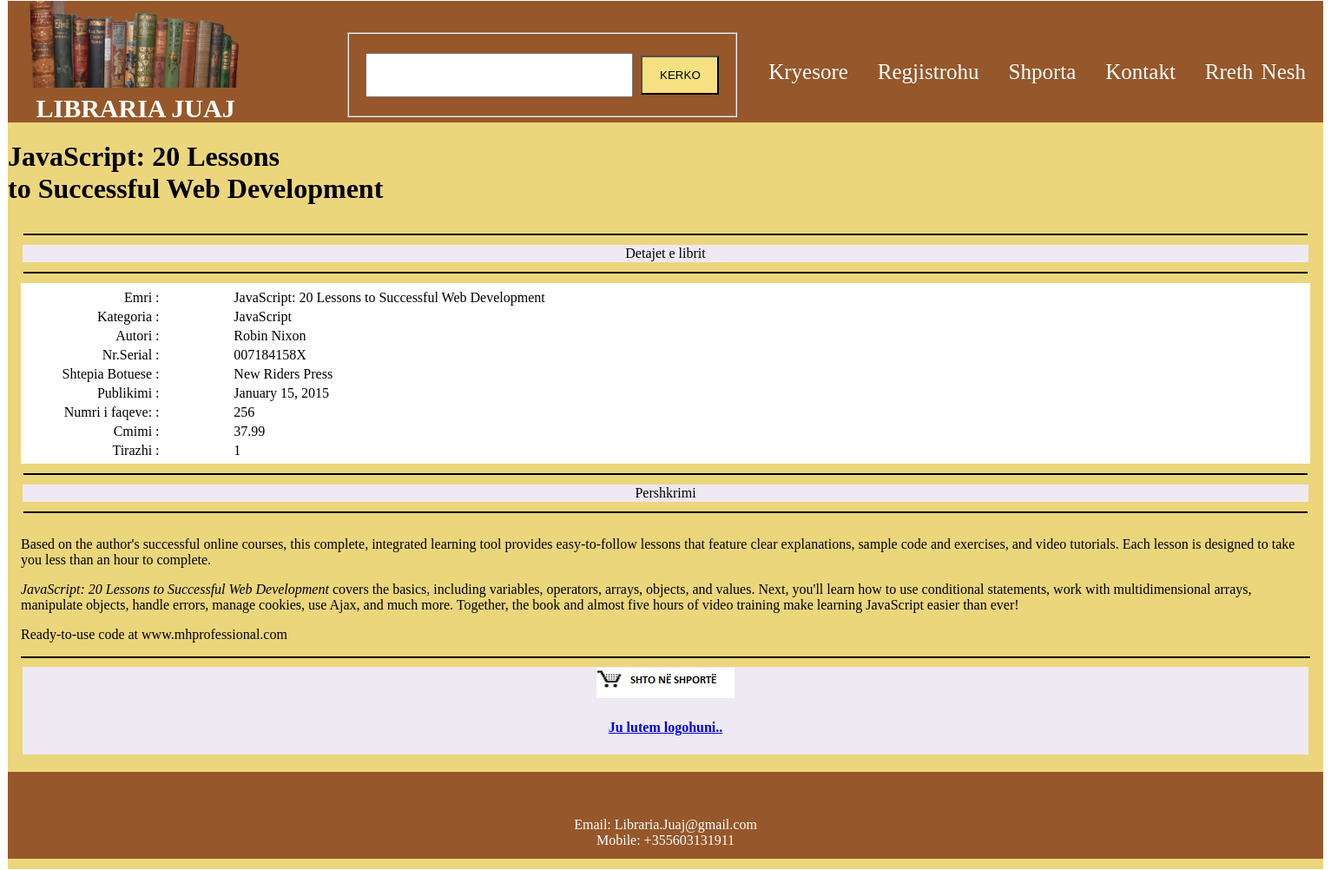
/detajet.php?id=1, run on the app's committed database.
### tables this page shows
CREATE TABLE `lib_pershkrim` (
  `Lib_ID` int(10) NOT NULL,
  `ID_Kat` int(5) NOT NULL,
  `ID_Autor` int(11) NOT NULL,
  `Nr_Seri` varchar(15) NOT NULL,
  `Titulli` varchar(100) NOT NULL,
  `Pershkrimi` varchar(8000) NOT NULL,
  `Cmimi` double(5,2) NOT NULL,
  `Botuesi` varchar(50) NOT NULL,
  `Publikimi` varchar(25) NOT NULL,
  `Tirazhi` varchar(5) NOT NULL,
  `Nr_faqeve` varchar(5) NOT NULL,
  `lib_img` blob NOT NULL
);

CREATE TABLE `lib_kat` (
  `ID_Kat` int(4) NOT NULL,
  `Kategoria` varchar(20) NOT NULL
);

CREATE TABLE `lib_autor` (
  `ID_Autor` int(11) NOT NULL,
  `Emri` varchar(15) NOT NULL,
  `Mbiemri` varchar(15) NOT NULL
);

### detajet.php (the view, shortened to what this page needs)
<?php session_start();
	require('includes/config.php');
	$id=$_GET['id'];
	$q="select lib_pershkrim.Lib_ID,lib_pershkrim.ID_Kat,lib_pershkrim.Nr_Seri,lib_pershkrim.ID_Autor,lib_pershkrim.Nr_Seri,lib_pershkrim.Titulli,lib_pershkrim.Pershkrimi,lib_pershkrim.Cmimi,lib_pershkrim.Botuesi,lib_pershkrim.Tirazhi,lib_pershkrim.Publikimi,lib_pershkrim.Nr_faqeve,lib_pershkrim.ID_Autor,lib_autor.ID_Autor,lib_autor.Emri,lib_autor.Mbiemri
	,lib_kat.ID_Kat,lib_kat.Kategoria FROM lib_pershkrim JOIN lib_kat on lib_pershkrim.ID_Kat=lib_kat.ID_Kat
	Join lib_autor ON lib_pershkrim.ID_Autor=lib_autor.ID_Autor WHERE Lib_ID=$id "
	;
	$res=mysqli_query($conn,$q) or die(mysqli_error($conn));
	$row=mysqli_fetch_assoc($res);
?>
<!DOCTYPE html >
<html >
<head>
		<?php
			include("includes/head.inc.php");
		?>
</head>
<body>
				<div id="page">
							<div id="content">
								<div class="post">
									<h1 class="title"><?php echo $row['Titulli'];?></h1>
									<div class="entry">
										<?php
											echo '	<table border="0" width="100%">
												 <tr>
													<td><hr color="black"></td>
												</tr>
												 <tr align="center" bgcolor="#EEE9F3">
													 <td>Detajet e librit</td>
												</tr>
												<tr>
													<td><hr color="black"></td>
												</tr>
											 </table>
											<table border="0"  width="100%" bgcolor="#ffffff">
												<tr>
													<td width="50%" height="100%">
														<table border="0"  width="100%" height="100%">
															<tr valign="top">
																<td align="right" width="10%">Emri</td>
																<td width="6%">: </td>
																<td align="left">'.$row['Titulli'].'</td>
															</tr>
															<tr>
															             <td align="right" width="10%">Kategoria</td>
															             <td width="6%">: </td>
															              <td align="left">'.$row['Kategoria'].'</td>
															</tr>
														<tr>
																<td align="right"> Autori</td>
																<td>: </td>
																<td align="left">'.$row['Emri'].'&nbsp;'.$row['Mbiemri'].'</td>
															</tr>
															<tr>
																<td align="right">Nr.Serial </td>
																<td>: </td>
																<td align="left">'.$row['Nr_Seri'].'</td>
															</tr>
															<tr>
																<td align="right">Shtepia Botuese </td>
																<td>: </td>
																<td align="left">'.$row['Botuesi'].'</td>
															</tr>
															<tr>
																<td align="right"> Publikimi</td>
																<td>: </td>
																<td align="left">'.$row['Publikimi'].'</td>
															</tr>
															<tr>
																<td align="right"> Numri i faqeve:</td>
																<td>: </td>
																<td align="left">'.$row['Nr_faqeve'].'</td>
															</tr>
															<tr>
																<td align="right"> Cmimi</td>
																<td>: </td>
																<td align="left">'.$row['Cmimi'].'</td>
															</tr>
															<tr>
																<td align="right"> Tirazhi</td>
																<td>: </td>
																<td align="left">'.$row['Tirazhi'].'</td>
															</tr>
														</table>
														</table>
											<table border="0" width="100%">
												 <tr>
													<td><hr color="black"></td>
												</tr>
												 <tr align="center" bgcolor="#EEE9F3">
													 <td>Pershkrimi</td>
												</tr>
												<tr>
													<td><hr color="black"></td>
												</tr>
											 </table>
											 '.$row['Pershkrimi'].'
											 <tr><td colspan=2><hr color="black"></td></tr>
											<table border="0" width="100%">
												 <tr align="center" bgcolor="#EEE9F3">';
												 if(isset($_SESSION['status']))
												 {
													echo ' <td><a href="proces_shport.php?nm='.$row['Titulli'].'&cat='.$_GET['cat'].
													'&rate='.$row['Cmimi'].'">
														<img src="images/addcart.jpg">
													</a></td>';
												}
												else
												{
													echo '<td><img src="images/addcart.jpg"><br><a href="proces_logim.php"> <h4>Ju lutem logohuni..</h4></a></td>';
												}
												echo '</tr>
											</table>';
										?>
									</div>
								</div>
							</div>
								<div style="clear: both;">&nbsp;</div>
				</div>
						<div id="footer">
									<?php
										include("includes/footer.inc.php");
									?>
						</div>
</body>
</html>

### style.css (style rules this page uses)
.post .entry { padding: 0 15px; }

### data on the page
lib_pershkrim: Titulli "JavaScript: 20 Lessons to Successful Web Development", ID_Kat.Kategoria "JavaScript", ID_Autor.Emri "Robin", ID_Autor.Mbiemri "Nixon", Nr_Seri "007184158X", Botuesi "New Riders Press", Publikimi "January 15, 2015", Nr_faqeve "256", Cmimi "37.99", Tirazhi "1", Pershkrimi "Based on the author's successful online courses, this complete, integrated learning tool provides easy-to-follow lessons that feature clear explanations, sample code and exercises, and video tutorials. Each lesson is designed to take you less than an hour to complete. JavaScript: 20 Lessons to Successful Web Development covers the basics, including variables, operators, arrays, objects, and values. Next, you'll learn how to use conditional statements, work with multidimensional arrays, manipulate objects, handle errors, manage cookies, use Ajax, and much more. Together, the book and almost five hours of video training make learning JavaScript easier than ever! Ready-to-use code at…"
